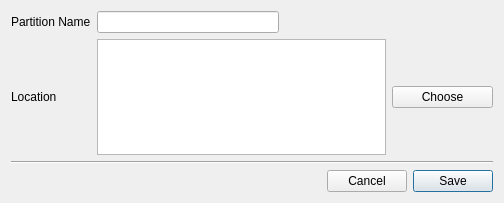
<?xml version="1.0" encoding="UTF-8"?>
<ui version="4.0">
 <class>AddPartition</class>
 <widget class="QDialog" name="AddPartition">
  <property name="windowModality">
   <enum>Qt::ApplicationModal</enum>
  </property>
  <property name="geometry">
   <rect>
    <x>0</x>
    <y>0</y>
    <width>504</width>
    <height>203</height>
   </rect>
  </property>
  <property name="windowTitle">
   <string>Add Partition</string>
  </property>
  <property name="modal">
   <bool>true</bool>
  </property>
  <layout class="QGridLayout" name="gridLayout_3">
   <item row="0" column="0">
    <layout class="QGridLayout" name="mainLayout">
     <item row="2" column="0">
      <spacer name="hSpacer_2">
       <property name="orientation">
        <enum>Qt::Horizontal</enum>
       </property>
       <property name="sizeHint" stdset="0">
        <size>
         <width>338</width>
         <height>20</height>
        </size>
       </property>
      </spacer>
     </item>
     <item row="1" column="0" colspan="3">
      <widget class="Line" name="separator_1">
       <property name="orientation">
        <enum>Qt::Horizontal</enum>
       </property>
      </widget>
     </item>
     <item row="2" column="2">
      <widget class="QPushButton" name="buttonSavePartition">
       <property name="text">
        <string>Save</string>
       </property>
      </widget>
     </item>
     <item row="0" column="0" colspan="3">
      <layout class="QGridLayout" name="innerLayout">
       <item row="0" column="2" colspan="2">
        <spacer name="hSpacer">
         <property name="orientation">
          <enum>Qt::Horizontal</enum>
         </property>
         <property name="sizeHint" stdset="0">
          <size>
           <width>208</width>
           <height>20</height>
          </size>
         </property>
        </spacer>
       </item>
       <item row="1" column="3">
        <widget class="QPushButton" name="buttonChoosePartition">
         <property name="text">
          <string>Choose</string>
         </property>
        </widget>
       </item>
       <item row="0" column="1">
        <widget class="QLineEdit" name="partitionName"/>
       </item>
       <item row="1" column="0">
        <widget class="QLabel" name="label_Location">
         <property name="text">
          <string>Location</string>
         </property>
        </widget>
       </item>
       <item row="0" column="0">
        <widget class="QLabel" name="label_Name">
         <property name="text">
          <string>Partition Name</string>
         </property>
        </widget>
       </item>
       <item row="1" column="1" colspan="2">
        <widget class="QPlainTextEdit" name="partitionLocation">
         <property name="readOnly">
          <bool>true</bool>
         </property>
        </widget>
       </item>
      </layout>
     </item>
     <item row="2" column="1">
      <widget class="QPushButton" name="buttonCancelPartition">
       <property name="text">
        <string>Cancel</string>
       </property>
      </widget>
     </item>
    </layout>
   </item>
  </layout>
 </widget>
 <resources/>
 <connections/>
</ui>
